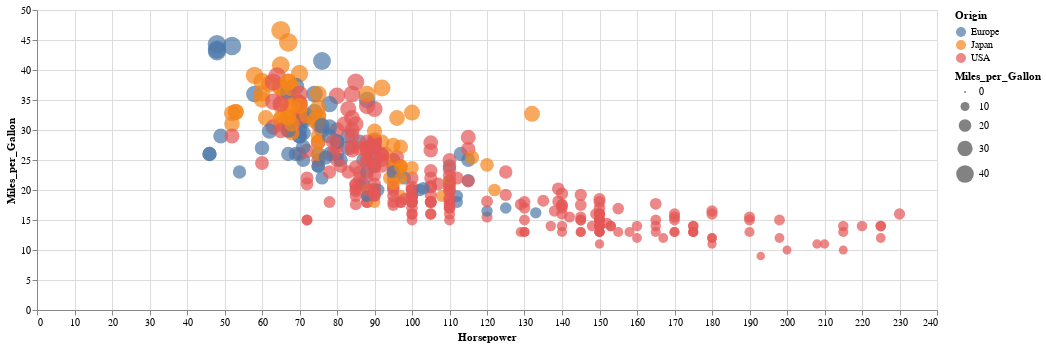

The notebook cell saved with this chart:
### Code cell
alt.Chart(cars, width=900).mark_circle().encode(
    x='Horsepower',
    y='Miles_per_Gallon',
    color='Origin',
    size='Miles_per_Gallon',
    tooltip = 'Name'
)

### Figure 1 — Vega-Lite specification as saved in the notebook (floating-point values rounded to 4 significant figures; data arrays with more than 128 entries replaced by an {"elided": "..."} marker saying what was removed)
{"config": {"view": {"continuousWidth": 400, "continuousHeight": 300}}, "data": {"name": "data-f02450ab61490a1363517a0190416235"}, "mark": "circle", "encoding": {"color": {"type": "nominal", "field": "Origin"}, "size": {"type": "quantitative", "field": "Miles_per_Gallon"}, "tooltip": {"type": "nominal", "field": "Name"}, "x": {"type": "quantitative", "field": "Horsepower"}, "y": {"type": "quantitative", "field": "Miles_per_Gallon"}}, "width": 900, "$schema": "https://vega.github.io/schema/vega-lite/v4.8.1.json", "datasets": {"data-f02450ab61490a1363517a0190416235": {"elided": "406 records"}}}
